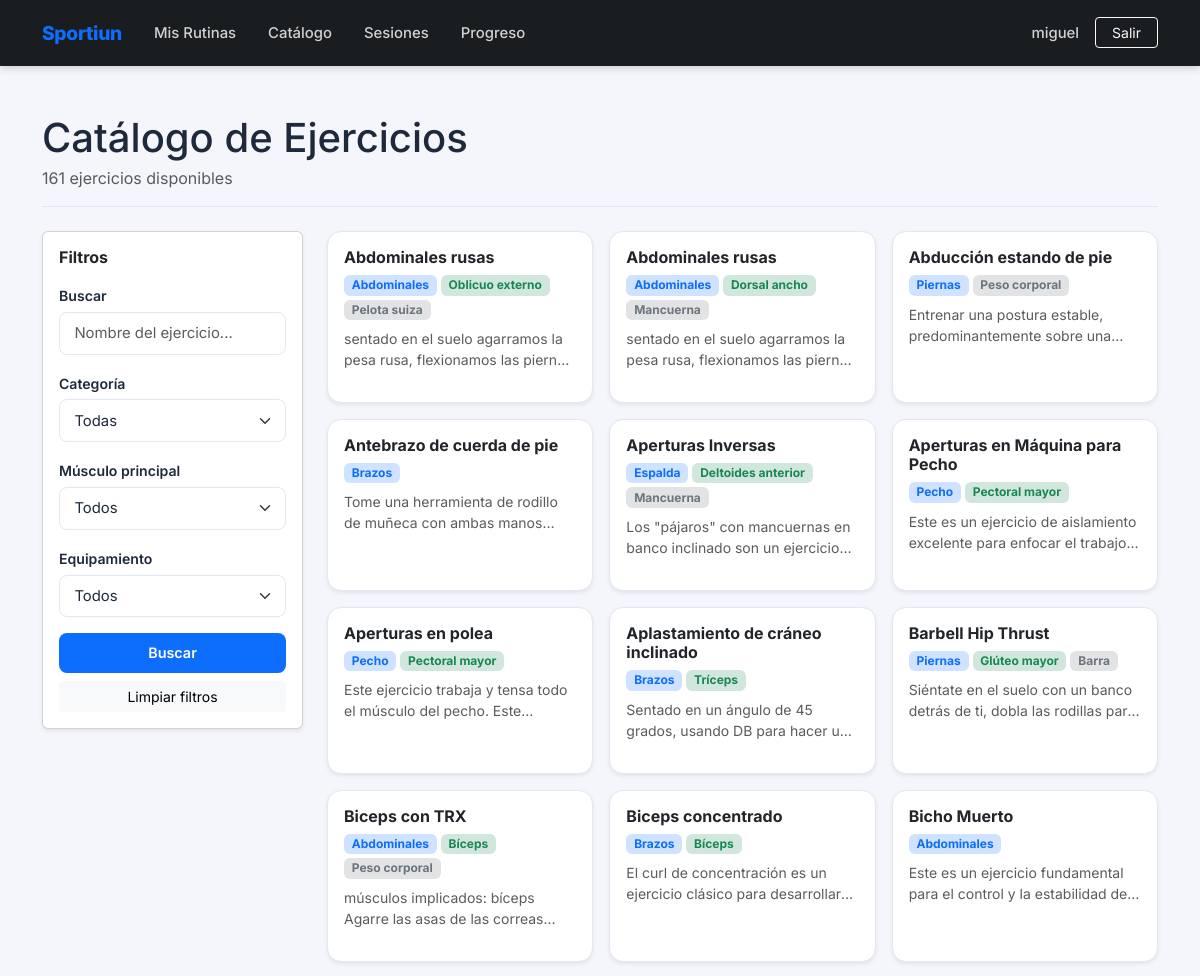
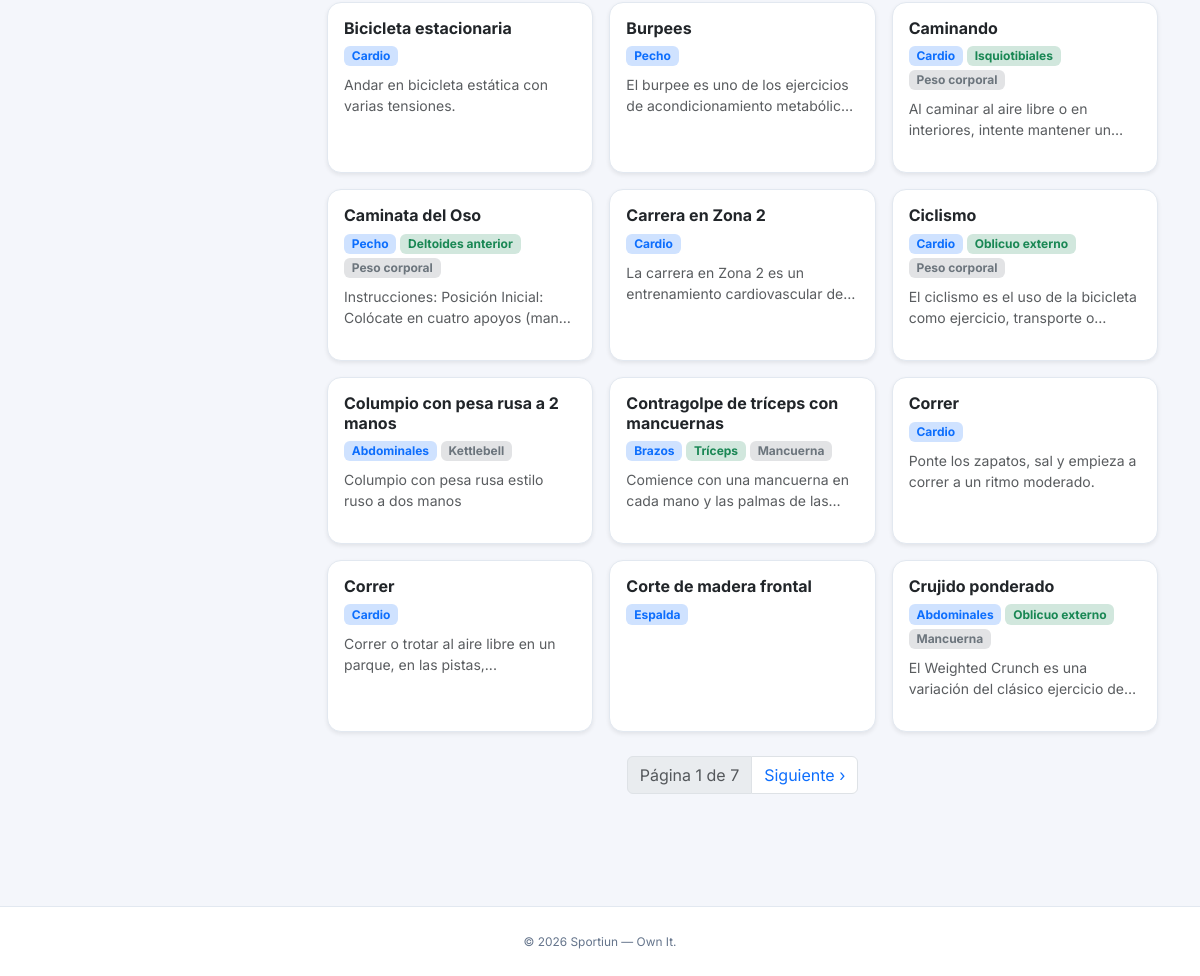
The page /gym/catalogo/ (signed in) on the database its author committed (2 pictures, top to bottom).
### gym/models.py (models this page shows, shortened)
class EjercicioCatalogo(models.Model):
    wger_id = models.PositiveIntegerField(unique=True)
    nombre = models.CharField(max_length=200)
    descripcion = models.TextField(blank=True)
    categoria = models.CharField(max_length=100, blank=True)
    musculo_principal = models.CharField(max_length=100, blank=True)
    equipamiento = models.CharField(max_length=100, blank=True)
    imagen_url = models.URLField(blank=True, max_length=500)
    fecha_importacion = models.DateTimeField(auto_now_add=True)
    class Meta:
        ordering = ['nombre']
        verbose_name = 'Ejercicio del catálogo'
        verbose_name_plural = 'Catálogo de ejercicios'

### gym/views.py (the view)
# urls.py: path('catalogo/', views.catalogo_ejercicios, name='catalogo_ejercicios'),
@login_required
def catalogo_ejercicios(request):
    ejercicios = EjercicioCatalogo.objects.all()
    categoria = request.GET.get('categoria', '')
    musculo = request.GET.get('musculo', '')
    equipamiento = request.GET.get('equipamiento', '')
    busqueda = request.GET.get('q', '')
    dia_id = request.GET.get('dia_id', '')
    if categoria:
        ejercicios = ejercicios.filter(categoria=categoria)
    if musculo:
        ejercicios = ejercicios.filter(musculo_principal=musculo)
    if equipamiento:
        ejercicios = ejercicios.filter(equipamiento=equipamiento)
    if busqueda:
        ejercicios = ejercicios.filter(nombre__icontains=busqueda)
    categorias = (
        EjercicioCatalogo.objects
        .exclude(categoria='').values_list('categoria', flat=True)
        .distinct().order_by('categoria')
    )
    musculos = (
        EjercicioCatalogo.objects
        .exclude(musculo_principal='').values_list('musculo_principal', flat=True)
        .distinct().order_by('musculo_principal')
    )
    equipamientos = (
        EjercicioCatalogo.objects
        .exclude(equipamiento='').values_list('equipamiento', flat=True)
        .distinct().order_by('equipamiento')
    )
    paginator = Paginator(ejercicios, 24)
    page_obj = paginator.get_page(request.GET.get('page'))
    dia = None
    if dia_id:
        dia = get_object_or_404(DiaRutina, id=dia_id, rutina__usuario=request.user)
    return render(request, 'gym/catalogo.html', {
        'page_obj': page_obj,
        'categorias': categorias,
        'musculos': musculos,
        'equipamientos': equipamientos,
        'dia': dia,
        'filtros': {
            'categoria': categoria,
            'musculo': musculo,
            'equipamiento': equipamiento,
            'q': busqueda,
            'dia_id': dia_id,
        },
    })

### gym/templates/gym/catalogo.html (shortened to what this page needs)
{% extends 'base.html' %}
{% load static %}
{% block content %}
<div class="page-header d-flex flex-column flex-md-row justify-content-between align-items-md-center gap-3 mb-4">
    <div>
        <h1 class="fw-extrabold mb-1">Catálogo de Ejercicios</h1>
        {% if dia %}
        <p class="text-muted mb-0">
            Añadiendo a <strong>{{ dia.rutina.nombre }}</strong> &rsaquo; <strong>{{ dia }}</strong>
        </p>
        {% else %}
        <p class="text-muted mb-0">{{ page_obj.paginator.count }} ejercicios disponibles</p>
        {% endif %}
    </div>
</div>
<div class="row g-4">
    <div class="col-lg-3">
        <div class="card shadow-sm p-3 sticky-top" style="top: 80px;">
            <h6 class="fw-bold mb-3">Filtros</h6>
            <form method="get" id="filtroForm">
                <div class="mb-3">
                    <label class="form-label fw-semibold small">Buscar</label>
                    <input type="text" name="q" value="{{ filtros.q }}"
                           class="form-control form-control-sm"
                           placeholder="Nombre del ejercicio...">
                </div>
                <div class="mb-3">
                    <label class="form-label fw-semibold small">Categoría</label>
                    <select name="categoria" class="form-select form-select-sm" onchange="this.form.submit()">
                        <option value="">Todas</option>
                    </select>
                </div>
                <div class="mb-3">
                    <label class="form-label fw-semibold small">Músculo principal</label>
                    <select name="musculo" class="form-select form-select-sm" onchange="this.form.submit()">
                        <option value="">Todos</option>
                    </select>
                </div>
                <div class="mb-3">
                    <label class="form-label fw-semibold small">Equipamiento</label>
                    <select name="equipamiento" class="form-select form-select-sm" onchange="this.form.submit()">
                        <option value="">Todos</option>
                    </select>
                </div>
                <div class="d-grid gap-2">
                    <button type="submit" class="btn btn-custom-primary btn-sm">Buscar</button>
                    <a href="{% url 'gym:catalogo_ejercicios' %}{% if filtros.dia_id %}?dia_id={{ filtros.dia_id }}{% endif %}"
                       class="btn btn-light btn-sm">Limpiar filtros</a>
                </div>
            </form>
        </div>
    </div>
    <div class="col-lg-9">
        {% if not page_obj.object_list %}
        <div class="text-center py-5 text-muted">
            <p>No se encontraron ejercicios con esos filtros.</p>
            <a href="{% url 'gym:catalogo_ejercicios' %}{% if filtros.dia_id %}?dia_id={{ filtros.dia_id }}{% endif %}"
               class="btn btn-light btn-sm">Ver todos</a>
        </div>
        {% else %}
        <div class="row g-3">
            {% for ejercicio in page_obj %}
            <div class="col-md-6 col-xl-4">
                <div class="card exercise-card shadow-sm h-100">
                    <div class="card-body p-3">
                        <h6 class="fw-bold mb-2 text-dark">{{ ejercicio.nombre }}</h6>
                        <div class="d-flex flex-wrap gap-1 mb-2">
                            {% if ejercicio.categoria %}
                            <span class="badge bg-primary-subtle text-primary">{{ ejercicio.categoria }}</span>
                            {% endif %}
                            {% if ejercicio.musculo_principal %}
                            <span class="badge bg-success-subtle text-success">{{ ejercicio.musculo_principal }}</span>
                            {% endif %}
                            {% if ejercicio.equipamiento %}
                            <span class="badge bg-secondary-subtle text-secondary">{{ ejercicio.equipamiento }}</span>
                            {% endif %}
                        </div>
                        {% if ejercicio.descripcion %}
                        <p class="small text-muted mb-3" style="
                            display: -webkit-box;
                            -webkit-line-clamp: 2;
                            -webkit-box-orient: vertical;
                            overflow: hidden;">
                            {{ ejercicio.descripcion }}
                        </p>
                        {% endif %}
                    </div>
                </div>
            </div>
            {% endfor %}
        </div>
        {% if page_obj.has_other_pages %}
        <nav class="mt-4">
            <ul class="pagination justify-content-center">
                <li class="page-item disabled">
                    <span class="page-link">
                        Página {{ page_obj.number }} de {{ page_obj.paginator.num_pages }}
                    </span>
                </li>
                {% if page_obj.has_next %}
                <li class="page-item">
                    <a class="page-link" href="?page={{ page_obj.next_page_number }}&q={{ filtros.q }}&categoria={{ filtros.categoria }}&musculo={{ filtros.musculo }}&equipamiento={{ filtros.equipamiento }}&dia_id={{ filtros.dia_id }}">
                        Siguiente ›
                    </a>
                </li>
                {% endif %}
            </ul>
        </nav>
        {% endif %}
        {% endif %}
    </div>
</div>
{% endblock %}

### templates/base.html (shortened to what this page needs)
<!DOCTYPE html>
<html lang="es">
<head>
    <link href="https://cdn.jsdelivr.net/npm/bootstrap@5.3.0/dist/css/bootstrap.min.css" rel="stylesheet">
    {% load static %}
    <link rel="stylesheet" href="{% static 'css/style.css' %}">
</head>
<body>
    <nav class="navbar navbar-expand-lg navbar-dark sticky-top">
        <div class="container">
            <a class="navbar-brand" href="{% url 'core:inicio' %}">Sportiun</a>
            <div class="collapse navbar-collapse" id="navbarNav">
                <ul class="navbar-nav me-auto">
                    {% if user.is_authenticated %}
                    <li class="nav-item">
                        <a class="nav-link px-3" href="{% url 'gym:rutinas_list' %}">Mis Rutinas</a>
                    </li>
                    <li class="nav-item">
                        <a class="nav-link px-3" href="{% url 'gym:catalogo_ejercicios' %}">Catálogo</a>
                    </li>
                    <li class="nav-item">
                        <a class="nav-link px-3" href="{% url 'gym:historial_sesiones' %}">Sesiones</a>
                    </li>
                    <li class="nav-item">
                        <a class="nav-link px-3" href="{% url 'gym:mi_progreso' %}">Progreso</a>
                    </li>
                    {% endif %}
                </ul>
                <div class="d-flex align-items-center gap-2">
                    {% if user.is_authenticated %}
                        <a class="nav-link text-white-50 px-2 d-none d-lg-block" href="{% url 'gym:perfil' %}">
                            {{ user.username }}
                        </a>
                        <a class="btn btn-outline-light btn-sm px-3" href="{% url 'core:logout' %}">Salir</a>
                    {% else %}
                        <a class="nav-link text-white-50 px-2" href="{% url 'core:login' %}">Entrar</a>
                        <a class="btn btn-custom-primary btn-sm px-3" href="{% url 'core:registro' %}">Únete gratis</a>
                    {% endif %}
                </div>
            </div>
        </div>
    </nav>
    <main class="container main-container my-5">
        {% block content %}{% endblock %}
    </main>
    <footer>
        <div class="container text-center">
            <small>&copy; 2026 Sportiun &mdash; Own It.</small>
        </div>
    </footer>
</body>
</html>

### static/css/style.css (style rules this page uses)
:root { --sp-primary: #0d6efd; --sp-primary-dark: #0b5ed7; --sp-primary-soft: #e7f0ff; --sp-dark: #1a1d20; --sp-surface: #f4f6fb; --sp-card: #ffffff; --sp-border: #e2e8f0; --sp-text: #1e293b; --sp-muted: #64748b; --sp-danger: #dc3545; --sp-danger-soft: #fff5f5; --sp-success-soft: #f0fdf4; --sp-radius-sm: 8px; --sp-radius-md: 14px; --sp-radius-lg: 20px; --sp-shadow-sm: 0 1px 4px rgba(0,0,0,.06); --sp-shadow-md: 0 4px 18px rgba(0,0,0,.09); --sp-shadow-lg: 0 8px 32px rgba(0,0,0,.12); }
body { font-family: 'Inter', sans-serif; background-color: var(--sp-surface); color: var(--sp-text); min-height: 100vh; display: flex; flex-direction: column; }
main.container { flex: 1; }
.navbar { background-color: var(--sp-dark) !important; padding: .85rem 0; box-shadow: 0 2px 8px rgba(0,0,0,.18); }
.navbar-brand { font-weight: 800; font-size: 1.2rem; letter-spacing: -.3px; color: var(--sp-primary) !important; }
.navbar .nav-link { font-weight: 500; font-size: .93rem; color: rgba(255,255,255,.8) !important; transition: color .15s; }
.main-container { animation: spFadeIn .4s ease; }
.btn-custom-primary { background-color: var(--sp-primary); color: #fff; border: none; border-radius: var(--sp-radius-sm); padding: .55rem 1.25rem; font-weight: 600; font-size: .9rem; transition: background .2s, transform .15s, box-shadow .2s; text-decoration: none; display: inline-block; }
footer { background-color: #fff; border-top: 1px solid var(--sp-border); padding: 1.5rem 0; margin-top: 3rem; color: var(--sp-muted); font-size: .85rem; }
.page-header { padding-bottom: 1rem; border-bottom: 1px solid var(--sp-border); margin-bottom: 1.75rem; }
.exercise-card { border: 1px solid var(--sp-border) !important; border-radius: var(--sp-radius-md) !important; background: var(--sp-card); transition: box-shadow .2s; }
.form-control, .form-select { border-radius: var(--sp-radius-sm) !important; border: 1px solid var(--sp-border) !important; padding: .58rem .9rem; font-size: .93rem; transition: border-color .2s, box-shadow .2s; background-color: #fff; color: var(--sp-text); }
.form-label { font-size: .88rem; margin-bottom: .35rem; color: var(--sp-text); }

### rows shown on the page
EjercicioCatalogo: nombre "Abdominales rusas", categoria "Abdominales", musculo_principal "Oblicuo externo", equipamiento "Pelota suiza", descripcion "sentado en el suelo agarramos la pesa rusa, flexionamos las…"
EjercicioCatalogo: nombre "Abdominales rusas", categoria "Abdominales", musculo_principal "Dorsal ancho", equipamiento "Mancuerna", descripcion "sentado en el suelo agarramos la pesa rusa, flexionamos las…"
EjercicioCatalogo: nombre "Abducción estando de pie", categoria "Piernas", equipamiento "Peso corporal", descripcion "Entrenar una postura estable, predominantemente sobre…"
EjercicioCatalogo: nombre "Antebrazo de cuerda de pie", categoria "Brazos", descripcion "Tome una herramienta de rodillo de muñeca con ambas…"
EjercicioCatalogo: nombre "Aperturas Inversas", categoria "Espalda", musculo_principal "Deltoides anterior", equipamiento "Mancuerna", descripcion "Los \"pájaros\" con mancuernas en banco inclinado son un…"
EjercicioCatalogo: nombre "Aperturas en Máquina para Pecho", categoria "Pecho", musculo_principal "Pectoral mayor", descripcion "Este es un ejercicio de aislamiento excelente para enfocar el…"
EjercicioCatalogo: nombre "Aperturas en polea", categoria "Pecho", musculo_principal "Pectoral mayor", descripcion "Este ejercicio trabaja y tensa todo el músculo del pecho.…"
EjercicioCatalogo: nombre "Aplastamiento de cráneo inclinado", categoria "Brazos", musculo_principal "Tríceps", descripcion "Sentado en un ángulo de 45 grados, usando DB para hacer…"
EjercicioCatalogo: nombre "Barbell Hip Thrust", categoria "Piernas", musculo_principal "Glúteo mayor", equipamiento "Barra", descripcion "Siéntate en el suelo con un banco detrás de ti, dobla las rodillas…"
EjercicioCatalogo: nombre "Biceps con TRX", categoria "Abdominales", musculo_principal "Bíceps", equipamiento "Peso corporal", descripcion "músculos implicados: bíceps Agarre las asas de las…"
EjercicioCatalogo: nombre "Biceps concentrado", categoria "Brazos", musculo_principal "Bíceps", descripcion "El curl de concentración es un ejercicio clásico para…"
EjercicioCatalogo: nombre "Bicho Muerto", categoria "Abdominales", descripcion "Este es un ejercicio fundamental para el control y la estabilidad…"
EjercicioCatalogo: nombre "Bicicleta estacionaria", categoria "Cardio", descripcion "Andar en bicicleta estática con varias tensiones."
EjercicioCatalogo: nombre "Burpees", categoria "Pecho", descripcion "El burpee es uno de los ejercicios de acondicionamiento…"
EjercicioCatalogo: nombre "Caminando", categoria "Cardio", musculo_principal "Isquiotibiales", equipamiento "Peso corporal", descripcion "Al caminar al aire libre o en interiores, intente mantener…"
EjercicioCatalogo: nombre "Caminata del Oso", categoria "Pecho", musculo_principal "Deltoides anterior", equipamiento "Peso corporal", descripcion "Instrucciones: Posición Inicial: Colócate en cuatro apoyos…"
EjercicioCatalogo: nombre "Carrera en Zona 2", categoria "Cardio", descripcion "La carrera en Zona 2 es un entrenamiento cardiovascular…"
EjercicioCatalogo: nombre "Ciclismo", categoria "Cardio", musculo_principal "Oblicuo externo", equipamiento "Peso corporal", descripcion "El ciclismo es el uso de la bicicleta como ejercicio, transporte…"
EjercicioCatalogo: nombre "Columpio con pesa rusa a 2 manos", categoria "Abdominales", equipamiento "Kettlebell", descripcion "Columpio con pesa rusa estilo ruso a dos manos"
EjercicioCatalogo: nombre "Contragolpe de tríceps con mancuernas", categoria "Brazos", musculo_principal "Tríceps", equipamiento "Mancuerna", descripcion "Comience con una mancuerna en cada mano y las palmas de…"
EjercicioCatalogo: nombre "Correr", categoria "Cardio", descripcion "Ponte los zapatos, sal y empieza a correr a un ritmo moderado."
EjercicioCatalogo: nombre "Correr", categoria "Cardio", descripcion "Correr o trotar al aire libre en un parque, en las pistas,..."
EjercicioCatalogo: nombre "Corte de madera frontal", categoria "Espalda"
EjercicioCatalogo: nombre "Crujido ponderado", categoria "Abdominales", musculo_principal "Oblicuo externo", equipamiento "Mancuerna", descripcion "El Weighted Crunch es una variación del clásico ejercicio…"

### other values the page prints
{{ user.username }} "miguel"
{{ page_obj.paginator.count }} "161"
{{ page_obj.number }} "1"
{{ page_obj.paginator.num_pages }} "7"
